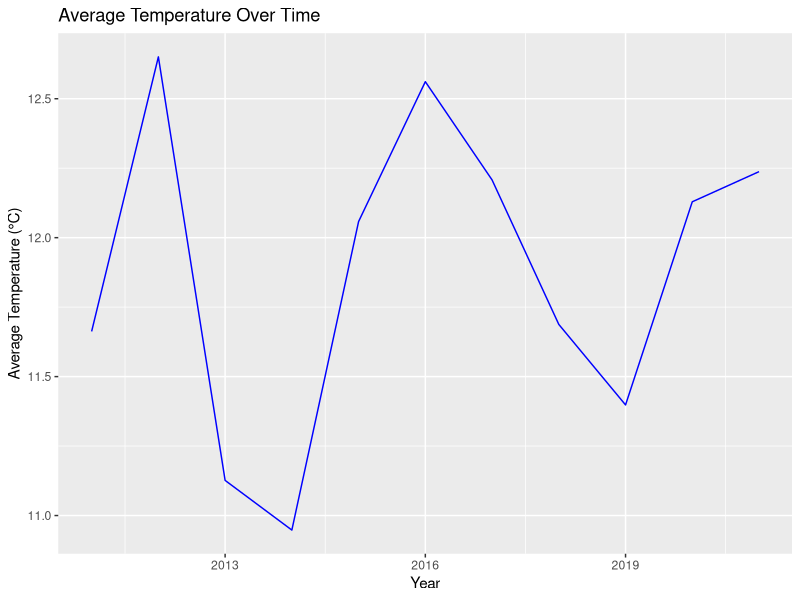
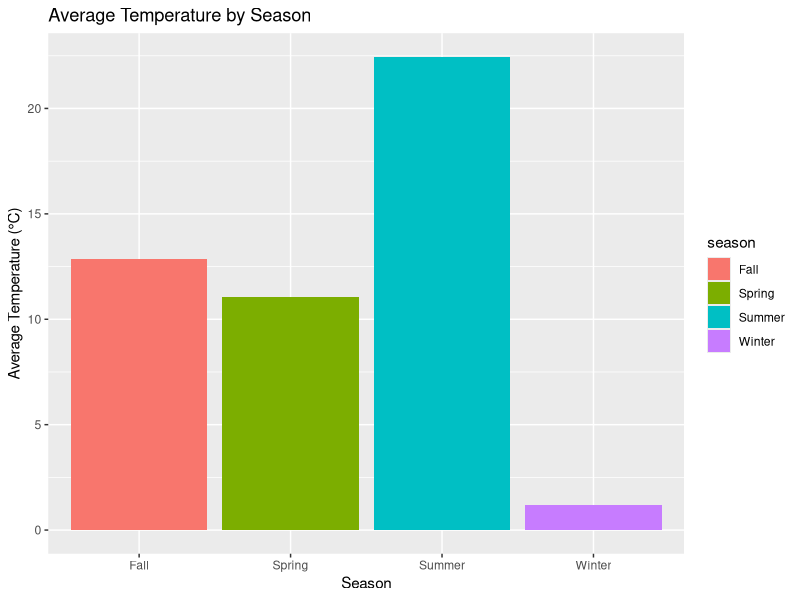
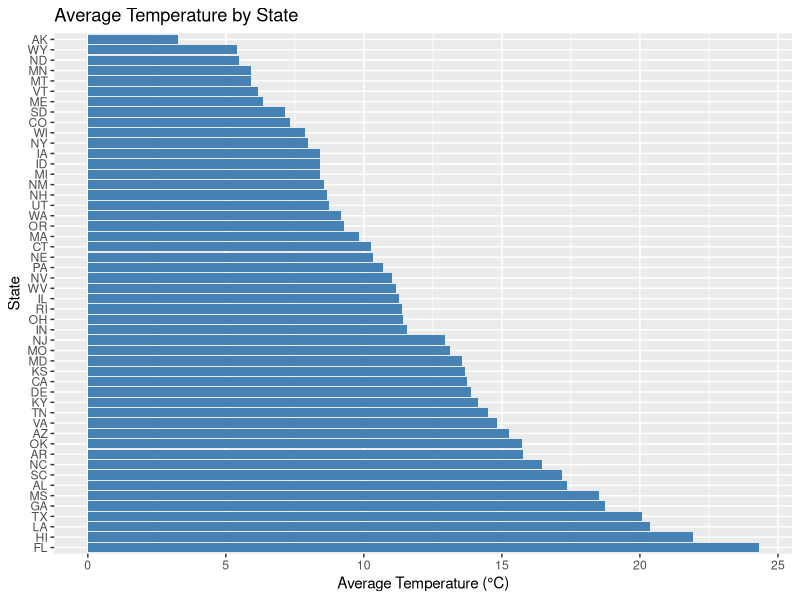
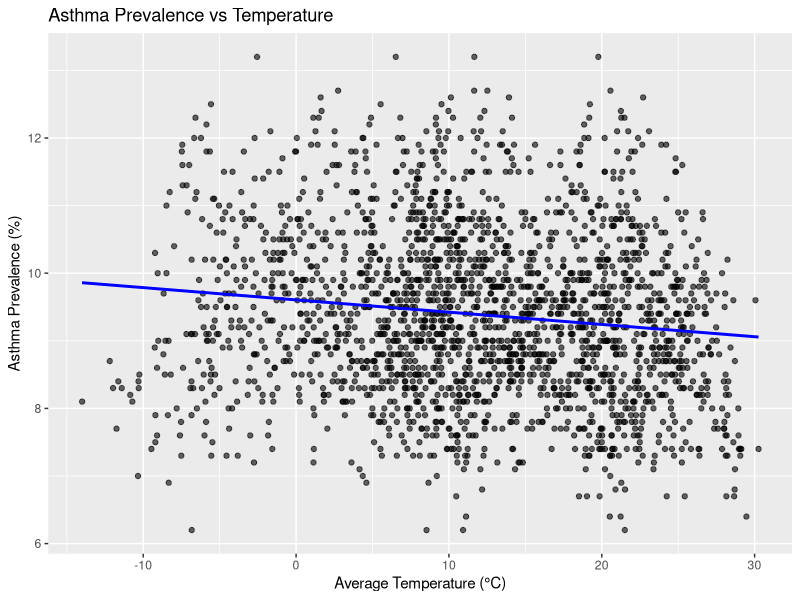

Source code (R) for these figures, in order:
## ---- chunk 1
knitr::opts_chunk$set(echo = TRUE)
library(tidyverse)
library(lubridate)
library(ggplot2)
library(lubridate)
library(knitr)
## ---- chunk 2
# Load datasets
asthma_data <- read_csv("data/asthma_data.csv")
## ---- chunk 3
temp_data <- read_csv("data/temp_data.csv")
## ---- chunk 4
# Summary of asthma data
asthma_summary <- asthma_data %>%
  summarize(
    avg_prevalence = mean(prevalence_percent, na.rm = TRUE),
    min_prevalence = min(prevalence_percent, na.rm = TRUE),
    max_prevalence = max(prevalence_percent, na.rm = TRUE)
  )

# Create a tidy table for asthma summary using kable
asthma_summary %>%
  knitr::kable(
    col.names = c("Average Prevalence (%)", "Minimum Prevalence (%)", "Maximum Prevalence (%)"),
    caption = "Summary Statistics for Asthma Prevalence"
  )
## ---- chunk 5
# Summary of temperature data
temp_summary <- temp_data %>%
  summarize(
    avg_temp_overall = mean(avg_temp, na.rm = TRUE),
    min_temp = min(avg_temp, na.rm = TRUE),
    max_temp = max(avg_temp, na.rm = TRUE)
  )

# Create a tidy table for temperature summary
temp_summary %>%
  knitr::kable(
    col.names = c("Average Temperature (°C)", "Minimum Temperature (°C)", "Maximum Temperature (°C)"),
    caption = "Summary Statistics for Temperature Data"
  )
## ---- chunk 6
# Average temperature by year
yearly_temp_summary <- temp_data %>%
  group_by(year) %>%
  summarize(
    avg_temp = mean(avg_temp, na.rm = TRUE)
  )

# Create a tidy table for yearly temperature summary
yearly_temp_summary %>%
  knitr::kable(
    col.names = c("Year", "Average Temperature (°C)"),
    caption = "Average Temperature by Year"
  )
## ---- chunk 7
ggplot(yearly_temp_summary, aes(x = year, y = avg_temp)) +
  geom_line(color = "blue") +
  labs(
    title = "Average Temperature Over Time",
    x = "Year",
    y = "Average Temperature (°C)"
  )
## ---- chunk 8
# Average temperature by season
seasonal_temp_summary <- temp_data %>%
  group_by(season) %>%
  summarize(
    avg_temp = mean(avg_temp, na.rm = TRUE)
  )

# Create a tidy table for seasonal temperature summary
seasonal_temp_summary %>%
  knitr::kable(
    col.names = c("Season", "Average Temperature (°C)"),
    caption = "Average Temperature by Season"
  )
## ---- chunk 9
ggplot(seasonal_temp_summary, aes(x = season, y = avg_temp, fill = season)) +
  geom_bar(stat = "identity") +
  labs(
    title = "Average Temperature by Season",
    x = "Season",
    y = "Average Temperature (°C)"
  )
## ---- chunk 10
# Temperature by state
state_temp_summary <- temp_data %>%
  group_by(state) %>%
  summarize(
    avg_temp = mean(avg_temp, na.rm = TRUE)
  )

ggplot(state_temp_summary, aes(x = reorder(state, -avg_temp), y = avg_temp)) +
  geom_bar(stat = "identity", fill = "steelblue") +
  coord_flip() +
  labs(
    title = "Average Temperature by State",
    x = "State",
    y = "Average Temperature (°C)"
  )
## ---- chunk 11
# Merge datasets by year and state
merged_data <- inner_join(
  asthma_data,
  temp_data,
  by = c("year_name" = "year", "state" = "state")
)

# Display first few rows of merged data
head(merged_data)
## ---- chunk 12
# Calculate correlation
correlation <- cor(
  merged_data$prevalence_percent,
  merged_data$avg_temp,
  use = "complete.obs"
)

cat("The correlation between asthma prevalence and temperature is:", correlation)
## ---- chunk 13
# Scatter plot with regression line
ggplot(merged_data, aes(x = avg_temp, y = prevalence_percent)) +
  geom_point(alpha = 0.6) +
  geom_smooth(method = "lm", se = FALSE, color = "blue") +
  labs(
    title = "Asthma Prevalence vs Temperature",
    x = "Average Temperature (°C)",
    y = "Asthma Prevalence (%)"
  )
